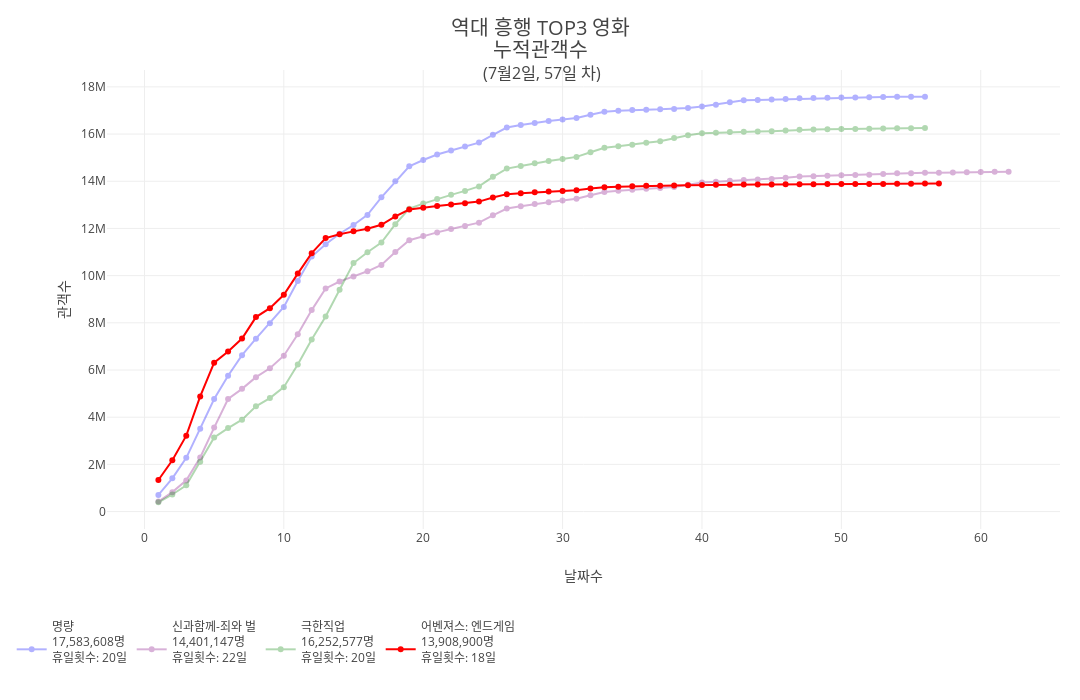

Source (notebook cell):
### Code cell
dfs = [mr, with_god, extreme, avengers4]
title = f'<span style="font-size:1.2em">역대 흥행 TOP3 영화<br>누적관객수<br><span style="font-size:0.8em"> ({yesterday}, {len(avengers4)}일 차)</span></span>'

# draw_graph(dfs, title,)
draw_graph(dfs, title, upload=True, filename='endgame_1')
